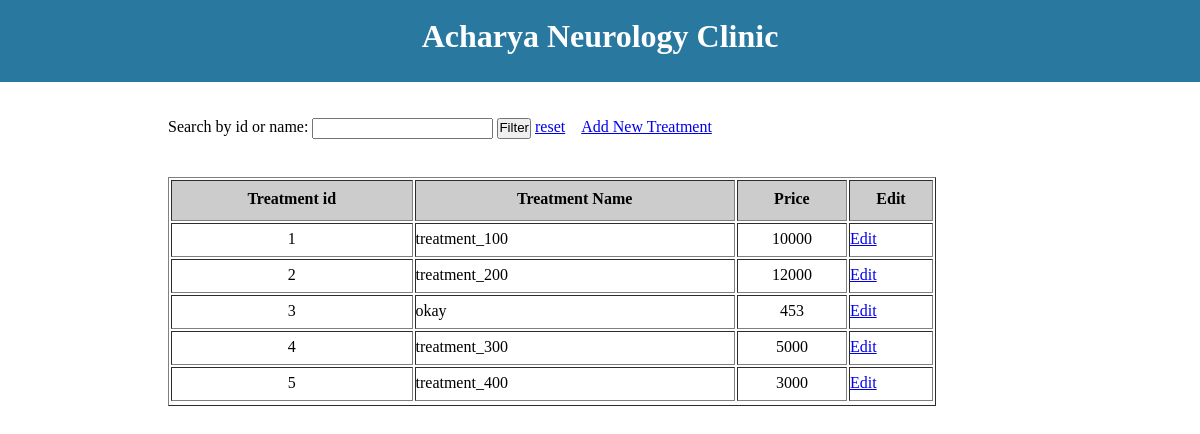
The app's page /treatment_view.php with its own data.
### tables this page shows
CREATE TABLE IF NOT EXISTS `avail_treatment` (
  `t_id` int(10) NOT NULL COMMENT 'id',
  `t_name` varchar(20) NOT NULL,
  `price` int(10) NOT NULL COMMENT 'cost',
  `remarks` varchar(100) NOT NULL
);

### config.php (called while the page is built, shortened)
<?php
$SETTINGS["hostname"]='localhost';
$SETTINGS["mysql_user"]='root';
$SETTINGS["mysql_pass"]='';
$SETTINGS["mysql_database"]='acharya';
$SETTINGS["data_table"]='patient';
$SETTINGS["emp_table"]='employee';
$SETTINGS["t_table"]='avail_treatment';
$SETTINGS["d_table"]='avail_diagnosis';
?>

### treatment_view.php (the view, shortened to what this page needs)
<?php
include("config.php");
?>
<!DOCTYPE html PUBLIC "-//W3C//DTD XHTML 1.0 Transitional//EN" "http://www.w3.org/TR/xhtml1/DTD/xhtml1-transitional.dtd">
<html xmlns="http://www.w3.org/1999/xhtml">
<head>
<link rel="stylesheet" type="text/css" href="layout.css">
   <link rel="stylesheet" href="styles.css">
</head>
<body>
<div class="blended_grid">
<div class="pageHeader" style="color:#FFFFFF">
<br>
<center><h1>Acharya Neurology Clinic</h1></center>
</div>
<div class="pageLeftMenu">
</div>
<div class="pageContent">
<br />
<form id="form1" name="form1" method="post" action="">
 &nbsp; <br /><label>Search by id or name:</label>
<input type="text" name="string" id="string" value="<?php echo stripcslashes($_REQUEST["string"]); ?>" />
<input type="submit" name="button" id="button" value="Filter" />
  <a href="treatment_view.php">
  reset</a>
  &nbsp;&nbsp;&nbsp;<a href="avail_treatment.php">Add New Treatment</a>
</form>
<br /><br />
<table border="1" cellspacing="2" width="80%" cellpadding="8">
  <tr>
        <td width="90" height="37" bgcolor="#CCCCCC"><strong><center>Treatment id</center></strong></td>
    <td width="120" bgcolor="#CCCCCC"><strong><center>Treatment Name</center></strong></td>
    <td width="30" bgcolor="#CCCCCC"><strong><center>Price</center></strong></td>
    <td width="30" bgcolor="#CCCCCC"><strong><center>Edit</center></strong></td>
  </tr>
<?php
if ($_REQUEST["t_id"]<>'' and $_REQUEST["t_name"]<>'') {
	$sql = "SELECT * FROM ".$SETTINGS["t_table"]." WHERE t_id >= '".mysql_real_escape_string($_REQUEST["t_id"])."' AND t_name <= '".mysql_real_escape_string($_REQUEST["t_name"])."'".$search_string;
}
else {
	$sql = "SELECT * FROM ".$SETTINGS["t_table"]." WHERE t_id > 0".$search_string;
}
$sql_result = mysql_query ($sql, $connection ) or die ('request "Could not execute SQL query" '.$sql);
if (mysql_num_rows($sql_result)>0) {
	while ($row = mysql_fetch_assoc($sql_result)) {
?>
  <tr>
    <td align="center" height="30px" ><?php echo $row["t_id"]; ?></td>
    <td><?php echo $row["t_name"]; ?></td>
    <td align="center"><?php echo $row["price"]; ?></td>
   <?php echo "<td><a href='treatment_edit.php?t_id=".$row['t_id']."'>Edit</a></td>"; ?>
  </tr>
<?php
	}
} else {
?>
<tr><td colspan="2">No results found.</td>
<?php
}
?>
</table>
</div>
</div>
</body>
</html>

### layout.css (style rules this page uses)
* { padding : 0px 0px 2px 0px; margin : 0; border : 2; }
.blended_grid { display : block; width : 100%; overflow : auto; margin : auto 0 auto; }
.pageHeader { background-color : rgba(0, 95, 141, 0.84); float : left; clear : none; height : 80px; width : 100%; }
.pageLeftMenu { float : left; clear : none; height : 100%; width : 14%; }
.pageContent { clear : none; height : 100%; width : 80%; float:left; }

### records on screen
avail_treatment: t_id "1", t_name "treatment_100", price "10000"
avail_treatment: t_id "2", t_name "treatment_200", price "12000"
avail_treatment: t_id "3", t_name "okay", price "453"
avail_treatment: t_id "4", t_name "treatment_300", price "5000"
avail_treatment: t_id "5", t_name "treatment_400", price "3000"
